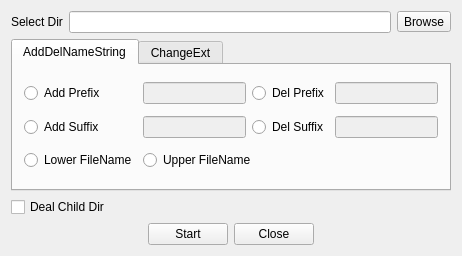
<?xml version="1.0" encoding="UTF-8"?>
<ui version="4.0">
 <class>ReNameWin</class>
 <widget class="QWidget" name="ReNameWin">
  <property name="geometry">
   <rect>
    <x>0</x>
    <y>0</y>
    <width>462</width>
    <height>256</height>
   </rect>
  </property>
  <property name="maximumSize">
   <size>
    <width>470</width>
    <height>260</height>
   </size>
  </property>
  <property name="windowTitle">
   <string>ReNameBatchWin</string>
  </property>
  <property name="windowIcon">
   <iconset resource="RealCompare.qrc">
    <normaloff>:/Resources/edit/global/notebook.png</normaloff>:/Resources/edit/global/notebook.png</iconset>
  </property>
  <layout class="QVBoxLayout" name="verticalLayout_2">
   <item>
    <layout class="QHBoxLayout" name="horizontalLayout">
     <item>
      <widget class="QLabel" name="label">
       <property name="text">
        <string>Select Dir</string>
       </property>
      </widget>
     </item>
     <item>
      <widget class="QLineEdit" name="lineEditDir"/>
     </item>
     <item>
      <widget class="QToolButton" name="toolButtonBrowse">
       <property name="text">
        <string>Browse</string>
       </property>
      </widget>
     </item>
    </layout>
   </item>
   <item>
    <widget class="QTabWidget" name="optionsTab">
     <property name="currentIndex">
      <number>0</number>
     </property>
     <widget class="QWidget" name="addDelName">
      <attribute name="title">
       <string>AddDelNameString</string>
      </attribute>
      <layout class="QGridLayout" name="gridLayout">
       <item row="0" column="0">
        <widget class="QRadioButton" name="radioButtonAddPrefix">
         <property name="text">
          <string>Add Prefix</string>
         </property>
        </widget>
       </item>
       <item row="0" column="1">
        <widget class="QLineEdit" name="lineEditAddPrefix">
         <property name="enabled">
          <bool>false</bool>
         </property>
        </widget>
       </item>
       <item row="0" column="2">
        <widget class="QRadioButton" name="radioButtonDelPrefix">
         <property name="text">
          <string>Del Prefix</string>
         </property>
        </widget>
       </item>
       <item row="0" column="3">
        <widget class="QLineEdit" name="lineEditDelPrefix">
         <property name="enabled">
          <bool>false</bool>
         </property>
        </widget>
       </item>
       <item row="1" column="0">
        <widget class="QRadioButton" name="radioButtonAddSuffix">
         <property name="text">
          <string>Add Suffix</string>
         </property>
        </widget>
       </item>
       <item row="1" column="1">
        <widget class="QLineEdit" name="lineEditAddSuffix">
         <property name="enabled">
          <bool>false</bool>
         </property>
        </widget>
       </item>
       <item row="1" column="2">
        <widget class="QRadioButton" name="radioButtonDelSuffix">
         <property name="text">
          <string>Del Suffix</string>
         </property>
        </widget>
       </item>
       <item row="1" column="3">
        <widget class="QLineEdit" name="lineEditDelSuffix">
         <property name="enabled">
          <bool>false</bool>
         </property>
        </widget>
       </item>
       <item row="2" column="0">
        <widget class="QRadioButton" name="radioButtonLower">
         <property name="text">
          <string>Lower FileName</string>
         </property>
        </widget>
       </item>
       <item row="2" column="1" colspan="2">
        <widget class="QRadioButton" name="radioButtonUpper">
         <property name="text">
          <string>Upper FileName</string>
         </property>
        </widget>
       </item>
      </layout>
     </widget>
     <widget class="QWidget" name="changeExt">
      <attribute name="title">
       <string>ChangeExt</string>
      </attribute>
      <layout class="QVBoxLayout" name="verticalLayout_3">
       <item>
        <layout class="QHBoxLayout" name="horizontalLayout_7">
         <item>
          <widget class="QLabel" name="label_2">
           <property name="text">
            <string>Modify Ext To</string>
           </property>
          </widget>
         </item>
         <item>
          <widget class="QLineEdit" name="lineEditDestExt"/>
         </item>
         <item>
          <spacer name="horizontalSpacer_4">
           <property name="orientation">
            <enum>Qt::Horizontal</enum>
           </property>
           <property name="sizeHint" stdset="0">
            <size>
             <width>40</width>
             <height>20</height>
            </size>
           </property>
          </spacer>
         </item>
        </layout>
       </item>
       <item>
        <layout class="QHBoxLayout" name="horizontalLayout_9">
         <item>
          <widget class="QLabel" name="label_3">
           <property name="text">
            <string>Deal Ext Type</string>
           </property>
          </widget>
         </item>
         <item>
          <widget class="QComboBox" name="comboBoxExt">
           <property name="minimumSize">
            <size>
             <width>150</width>
             <height>0</height>
            </size>
           </property>
           <item>
            <property name="text">
             <string>All File Ext Type</string>
            </property>
           </item>
          </widget>
         </item>
         <item>
          <widget class="QToolButton" name="definedFilterExt">
           <property name="text">
            <string>defined</string>
           </property>
          </widget>
         </item>
         <item>
          <spacer name="horizontalSpacer_3">
           <property name="orientation">
            <enum>Qt::Horizontal</enum>
           </property>
           <property name="sizeHint" stdset="0">
            <size>
             <width>40</width>
             <height>20</height>
            </size>
           </property>
          </spacer>
         </item>
        </layout>
       </item>
       <item>
        <spacer name="verticalSpacer">
         <property name="orientation">
          <enum>Qt::Vertical</enum>
         </property>
         <property name="sizeHint" stdset="0">
          <size>
           <width>20</width>
           <height>40</height>
          </size>
         </property>
        </spacer>
       </item>
      </layout>
     </widget>
    </widget>
   </item>
   <item>
    <widget class="QCheckBox" name="checkBoxDealChildDir">
     <property name="text">
      <string>Deal Child Dir</string>
     </property>
    </widget>
   </item>
   <item>
    <layout class="QHBoxLayout" name="horizontalLayout_6">
     <item>
      <spacer name="horizontalSpacer">
       <property name="orientation">
        <enum>Qt::Horizontal</enum>
       </property>
       <property name="sizeHint" stdset="0">
        <size>
         <width>40</width>
         <height>20</height>
        </size>
       </property>
      </spacer>
     </item>
     <item>
      <widget class="QPushButton" name="startBt">
       <property name="text">
        <string>Start</string>
       </property>
      </widget>
     </item>
     <item>
      <widget class="QPushButton" name="closeBt">
       <property name="text">
        <string>Close</string>
       </property>
      </widget>
     </item>
     <item>
      <spacer name="horizontalSpacer_2">
       <property name="orientation">
        <enum>Qt::Horizontal</enum>
       </property>
       <property name="sizeHint" stdset="0">
        <size>
         <width>40</width>
         <height>20</height>
        </size>
       </property>
      </spacer>
     </item>
    </layout>
   </item>
  </layout>
 </widget>
 <layoutdefault spacing="6" margin="11"/>
 <resources>
  <include location="RealCompare.qrc"/>
 </resources>
 <connections>
  <connection>
   <sender>closeBt</sender>
   <signal>clicked()</signal>
   <receiver>ReNameWin</receiver>
   <slot>close()</slot>
   <hints>
    <hint type="sourcelabel">
     <x>288</x>
     <y>233</y>
    </hint>
    <hint type="destinationlabel">
     <x>456</x>
     <y>173</y>
    </hint>
   </hints>
  </connection>
  <connection>
   <sender>toolButtonBrowse</sender>
   <signal>clicked()</signal>
   <receiver>ReNameWin</receiver>
   <slot>slot_selectDir()</slot>
   <hints>
    <hint type="sourcelabel">
     <x>420</x>
     <y>15</y>
    </hint>
    <hint type="destinationlabel">
     <x>462</x>
     <y>54</y>
    </hint>
   </hints>
  </connection>
  <connection>
   <sender>startBt</sender>
   <signal>clicked()</signal>
   <receiver>ReNameWin</receiver>
   <slot>slot_startRename()</slot>
   <hints>
    <hint type="sourcelabel">
     <x>213</x>
     <y>234</y>
    </hint>
    <hint type="destinationlabel">
     <x>455</x>
     <y>232</y>
    </hint>
   </hints>
  </connection>
  <connection>
   <sender>definedFilterExt</sender>
   <signal>clicked()</signal>
   <receiver>ReNameWin</receiver>
   <slot>slot_userDefineExt()</slot>
   <hints>
    <hint type="sourcelabel">
     <x>307</x>
     <y>106</y>
    </hint>
    <hint type="destinationlabel">
     <x>457</x>
     <y>136</y>
    </hint>
   </hints>
  </connection>
 </connections>
 <slots>
  <slot>slot_selectDir()</slot>
  <slot>slot_startRename()</slot>
  <slot>slot_userDefineExt()</slot>
 </slots>
</ui>
